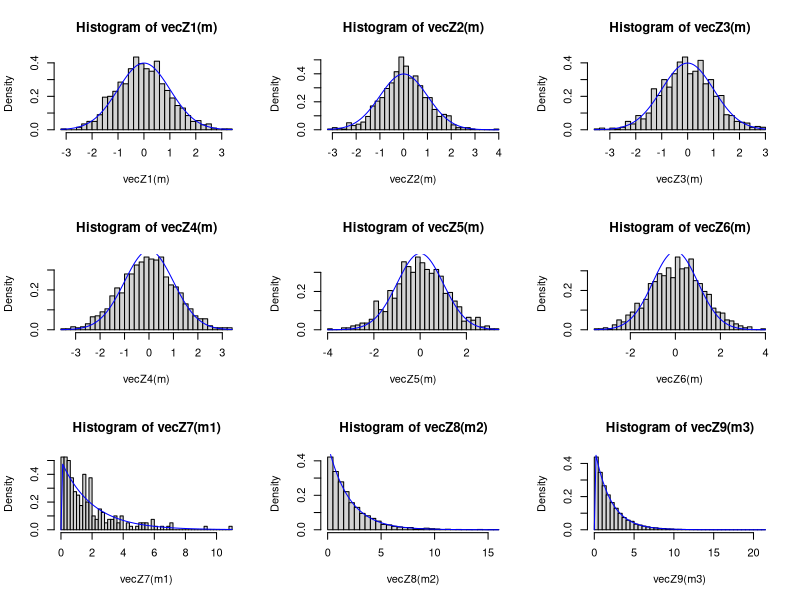

Source code (R):
task1 <- function() {
    mu <- 1
    sigma <- 1
    lbd <- 1
    n1 <- 100
    n2 <- 10000
    n3 <- 100000
    m <- 1000

    Z <- function(n) {
        x <- rpois(n, lbd)
        sqrt(n) * (mean(x) - mu) / sigma
    }

    vecZ1 <- function(m) replicate(m, Z(n1))
    hist(vecZ1(m), freq = 0, breaks = 40)
    curve(dnorm(x), col = "blue", add = T)

    vecZ2 <- function(m) replicate(m, Z(n2))
    hist(vecZ2(m), freq = 0, breaks = 40)
    curve(dnorm(x), col = "blue", add = T)

    vecZ3 <- function(m) replicate(m, Z(n3))
    hist(vecZ3(m), freq = 0, breaks = 40)
    curve(dnorm(x), col = "blue", add = T)
}

task2 <- function() {
    mu <- 0.5
    sigma <- 0.25
    n1 <- 100
    n2 <- 10000
    n3 <- 100000
    m <- 1000

    Z <- function(n) {
        x <- runif(n, 0, 1)
        sqrt(n) * (mean(x) - mu) / sigma
    }

    vecZ4 <- function(m) replicate(m, Z(n1))
    hist(vecZ4(m), freq = 0, breaks = 40)
    curve(dnorm(x), col = "blue", add = T)

    vecZ5 <- function(m) replicate(m, Z(n2))
    hist(vecZ5(m), freq = 0, breaks = 40)
    curve(dnorm(x), col = "blue", add = T)

    vecZ6 <- function(m) replicate(m, Z(n3))
    hist(vecZ6(m), freq = 0, breaks = 40)
    curve(dnorm(x), col = "blue", add = T)
}

task3 <- function() {
    n <- 2
    m1 <- 100
    m2 <- 1000
    m3 <- 10000

    Z <- function() {
        x1 <- rnorm(2, 0, 1)
        x2 <- rnorm(2, 0, 1)
        x1^2 + x2^2
    }

    vecZ7 <- function(m) replicate(m, Z())
    hist(vecZ7(m1), freq = 0, breaks = 40)
    curve(dchisq(x, df = 2), col = "blue", add = TRUE)

    vecZ8 <- function(m) replicate(m, Z())
    hist(vecZ8(m2), freq = 0, breaks = 40)
    curve(dchisq(x, df = 2), col = "blue", add = TRUE)

    vecZ9 <- function(m) replicate(m, Z())
    hist(vecZ9(m3), freq = 0, breaks = 40)
    curve(dchisq(x, df = 2), col = "blue", add = TRUE)
}

par(mfrow = c(3, 3))
task1()
task2()
task3()
